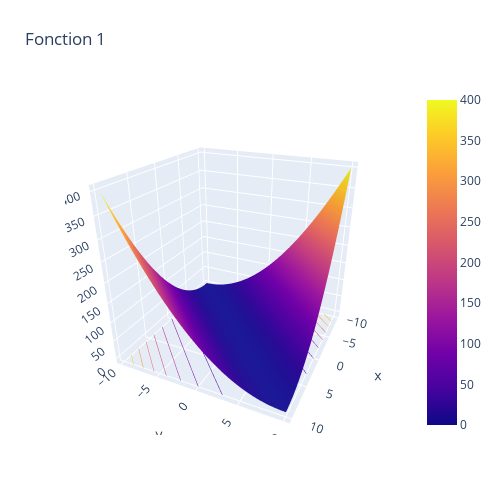

Notebook cell for this chart:
### Code cell
import plotly.graph_objects as go

import pandas as pd

inf = -10
sup = 10
N = 50

A = np.zeros((N,N))
Intervalle = np.linspace(inf,sup,N)

for i,x in enumerate(Intervalle):
    for j, y in enumerate(Intervalle):
        A[i,j] = oracle_1(x,y,1)
# Read data from a csv

fig = go.Figure(data=[go.Surface(x=Intervalle, y=Intervalle, z=A)])
fig.update_traces(contours_z=dict(show=True, usecolormap=True,
                                  highlightcolor="limegreen", project_z=True))
fig.update_layout(title='Fonction 1', autosize=False,
                  scene_camera_eye=dict(x=1.87, y=0.88, z=1),
                  width=500, height=500,
                  margin=dict(l=65, r=50, b=65, t=90)
)

fig.show()

### Figure 1 — Plotly figure (JSON) as saved in the notebook; plotly's stock layout.template omitted (floating-point values rounded to 4 significant figures; data arrays with more than 128 entries replaced by an {"elided": "..."} marker saying what was removed)
{"data": [{"contours": {"z": {"highlightcolor": "limegreen", "project": {"z": true}, "show": true, "usecolormap": true}}, "type": "surface", "x": [-10, -9.592, -9.184, -8.776, -8.367, -7.959, -7.551, -7.143, -6.735, -6.327, -5.918, -5.51, -5.102, -4.694, -4.286, -3.878, -3.469, -3.061, -2.653, -2.245, -1.837, -1.429, -1.02, -0.6122, -0.2041, 0.2041, 0.6122, 1.02, 1.429, 1.837, 2.245, 2.653, 3.061, 3.469, 3.878, 4.286, 4.694, 5.102, 5.51, 5.918, 6.327, 6.735, 7.143, 7.551, 7.959, 8.367, 8.776, 9.184, 9.592, 10], "y": [-10, -9.592, -9.184, -8.776, -8.367, -7.959, -7.551, -7.143, -6.735, -6.327, -5.918, -5.51, -5.102, -4.694, -4.286, -3.878, -3.469, -3.061, -2.653, -2.245, -1.837, -1.429, -1.02, -0.6122, -0.2041, 0.2041, 0.6122, 1.02, 1.429, 1.837, 2.245, 2.653, 3.061, 3.469, 3.878, 4.286, 4.694, 5.102, 5.51, 5.918, 6.327, 6.735, 7.143, 7.551, 7.959, 8.367, 8.776, 9.184, 9.592, 10], "z": {"elided": "50x50 float values"}}], "layout": {"autosize": false, "height": 500, "margin": {"b": 65, "l": 65, "r": 50, "t": 90}, "scene": {"camera": {"eye": {"x": 1.87, "y": 0.88, "z": 1}}}, "title": {"text": "Fonction 1"}, "width": 500}}
